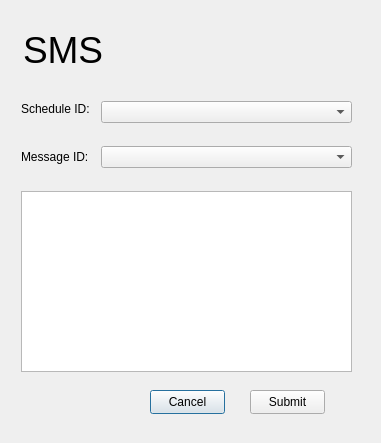
<?xml version="1.0" encoding="UTF-8"?>
<ui version="4.0">
 <class>Dialog</class>
 <widget class="QDialog" name="Dialog">
  <property name="geometry">
   <rect>
    <x>0</x>
    <y>0</y>
    <width>381</width>
    <height>443</height>
   </rect>
  </property>
  <property name="windowTitle">
   <string>Dialog</string>
  </property>
  <widget class="QLabel" name="label_16">
   <property name="geometry">
    <rect>
     <x>20</x>
     <y>10</y>
     <width>251</width>
     <height>81</height>
    </rect>
   </property>
   <property name="lineWidth">
    <number>0</number>
   </property>
   <property name="text">
    <string>&lt;html&gt;&lt;head/&gt;&lt;body&gt;&lt;p&gt;&lt;span style=&quot; font-size:28pt;&quot;&gt;SMS&lt;/span&gt;&lt;/p&gt;&lt;/body&gt;&lt;/html&gt;</string>
   </property>
   <property name="scaledContents">
    <bool>false</bool>
   </property>
   <property name="indent">
    <number>3</number>
   </property>
  </widget>
  <widget class="QLabel" name="label">
   <property name="geometry">
    <rect>
     <x>21</x>
     <y>101</y>
     <width>68</width>
     <height>16</height>
    </rect>
   </property>
   <property name="text">
    <string>Schedule ID: </string>
   </property>
  </widget>
  <widget class="QPushButton" name="cancelBtn">
   <property name="geometry">
    <rect>
     <x>150</x>
     <y>390</y>
     <width>75</width>
     <height>24</height>
    </rect>
   </property>
   <property name="text">
    <string>Cancel</string>
   </property>
  </widget>
  <widget class="QPushButton" name="submitBtn">
   <property name="geometry">
    <rect>
     <x>250</x>
     <y>390</y>
     <width>75</width>
     <height>24</height>
    </rect>
   </property>
   <property name="text">
    <string>Submit</string>
   </property>
  </widget>
  <widget class="QWidget" name="">
   <property name="geometry">
    <rect>
     <x>21</x>
     <y>101</y>
     <width>331</width>
     <height>271</height>
    </rect>
   </property>
   <layout class="QFormLayout" name="formLayout">
    <property name="horizontalSpacing">
     <number>12</number>
    </property>
    <property name="verticalSpacing">
     <number>23</number>
    </property>
    <item row="0" column="1">
     <widget class="QComboBox" name="schedID"/>
    </item>
    <item row="1" column="0">
     <widget class="QLabel" name="label_2">
      <property name="text">
       <string>Message ID:</string>
      </property>
     </widget>
    </item>
    <item row="1" column="1">
     <widget class="QComboBox" name="msgID"/>
    </item>
    <item row="2" column="0" colspan="2">
     <widget class="QTextBrowser" name="msg"/>
    </item>
   </layout>
  </widget>
 </widget>
 <resources/>
 <connections/>
</ui>
